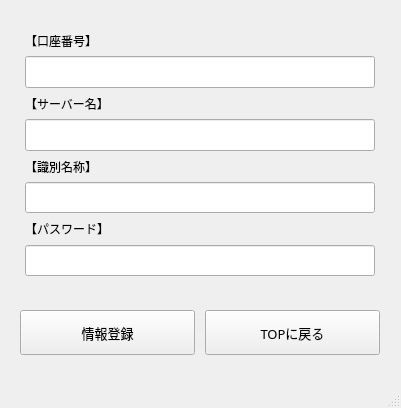
<?xml version="1.0" encoding="UTF-8"?>
<ui version="4.0">
 <class>resi</class>
 <widget class="QMainWindow" name="resi">
  <property name="geometry">
   <rect>
    <x>0</x>
    <y>0</y>
    <width>401</width>
    <height>408</height>
   </rect>
  </property>
  <property name="windowTitle">
   <string>口座情報登録</string>
  </property>
  <widget class="QWidget" name="centralwidget">
   <property name="sizePolicy">
    <sizepolicy hsizetype="MinimumExpanding" vsizetype="MinimumExpanding">
     <horstretch>0</horstretch>
     <verstretch>0</verstretch>
    </sizepolicy>
   </property>
   <property name="layoutDirection">
    <enum>Qt::LeftToRight</enum>
   </property>
   <widget class="QWidget" name="">
    <property name="geometry">
     <rect>
      <x>10</x>
      <y>10</y>
      <width>380</width>
      <height>281</height>
     </rect>
    </property>
    <layout class="QVBoxLayout" name="verticalLayout">
     <property name="spacing">
      <number>0</number>
     </property>
     <property name="sizeConstraint">
      <enum>QLayout::SetDefaultConstraint</enum>
     </property>
     <property name="leftMargin">
      <number>15</number>
     </property>
     <property name="topMargin">
      <number>15</number>
     </property>
     <property name="rightMargin">
      <number>15</number>
     </property>
     <property name="bottomMargin">
      <number>15</number>
     </property>
     <item>
      <widget class="QLabel" name="label">
       <property name="sizePolicy">
        <sizepolicy hsizetype="Expanding" vsizetype="Expanding">
         <horstretch>0</horstretch>
         <verstretch>0</verstretch>
        </sizepolicy>
       </property>
       <property name="text">
        <string>【口座番号】</string>
       </property>
      </widget>
     </item>
     <item>
      <widget class="QLineEdit" name="lineEdit">
       <property name="sizePolicy">
        <sizepolicy hsizetype="Expanding" vsizetype="Expanding">
         <horstretch>0</horstretch>
         <verstretch>0</verstretch>
        </sizepolicy>
       </property>
      </widget>
     </item>
     <item>
      <widget class="QLabel" name="label_3">
       <property name="sizePolicy">
        <sizepolicy hsizetype="Preferred" vsizetype="Expanding">
         <horstretch>0</horstretch>
         <verstretch>0</verstretch>
        </sizepolicy>
       </property>
       <property name="text">
        <string>【サーバー名】</string>
       </property>
      </widget>
     </item>
     <item>
      <widget class="QLineEdit" name="lineEdit_2">
       <property name="sizePolicy">
        <sizepolicy hsizetype="Expanding" vsizetype="Expanding">
         <horstretch>0</horstretch>
         <verstretch>0</verstretch>
        </sizepolicy>
       </property>
      </widget>
     </item>
     <item>
      <widget class="QLabel" name="label_4">
       <property name="sizePolicy">
        <sizepolicy hsizetype="Preferred" vsizetype="Expanding">
         <horstretch>0</horstretch>
         <verstretch>0</verstretch>
        </sizepolicy>
       </property>
       <property name="text">
        <string>【識別名称】</string>
       </property>
      </widget>
     </item>
     <item>
      <widget class="QLineEdit" name="lineEdit_4">
       <property name="sizePolicy">
        <sizepolicy hsizetype="Expanding" vsizetype="Expanding">
         <horstretch>0</horstretch>
         <verstretch>0</verstretch>
        </sizepolicy>
       </property>
      </widget>
     </item>
     <item>
      <widget class="QLabel" name="label_2">
       <property name="sizePolicy">
        <sizepolicy hsizetype="Preferred" vsizetype="Expanding">
         <horstretch>0</horstretch>
         <verstretch>0</verstretch>
        </sizepolicy>
       </property>
       <property name="text">
        <string>【パスワード】</string>
       </property>
      </widget>
     </item>
     <item>
      <widget class="QLineEdit" name="lineEdit_3">
       <property name="sizePolicy">
        <sizepolicy hsizetype="Expanding" vsizetype="Expanding">
         <horstretch>0</horstretch>
         <verstretch>0</verstretch>
        </sizepolicy>
       </property>
      </widget>
     </item>
    </layout>
   </widget>
   <widget class="QWidget" name="">
    <property name="geometry">
     <rect>
      <x>15</x>
      <y>305</y>
      <width>370</width>
      <height>55</height>
     </rect>
    </property>
    <layout class="QHBoxLayout" name="horizontalLayout">
     <property name="spacing">
      <number>10</number>
     </property>
     <property name="leftMargin">
      <number>5</number>
     </property>
     <property name="topMargin">
      <number>5</number>
     </property>
     <property name="rightMargin">
      <number>5</number>
     </property>
     <property name="bottomMargin">
      <number>5</number>
     </property>
     <item>
      <widget class="QPushButton" name="pushButton_2">
       <property name="sizePolicy">
        <sizepolicy hsizetype="Expanding" vsizetype="Expanding">
         <horstretch>0</horstretch>
         <verstretch>0</verstretch>
        </sizepolicy>
       </property>
       <property name="font">
        <font>
         <family>游明朝 Light</family>
         <pointsize>10</pointsize>
        </font>
       </property>
       <property name="text">
        <string>情報登録</string>
       </property>
      </widget>
     </item>
     <item>
      <widget class="QPushButton" name="pushButton">
       <property name="sizePolicy">
        <sizepolicy hsizetype="Expanding" vsizetype="Expanding">
         <horstretch>0</horstretch>
         <verstretch>0</verstretch>
        </sizepolicy>
       </property>
       <property name="font">
        <font>
         <family>游明朝 Light</family>
         <pointsize>10</pointsize>
        </font>
       </property>
       <property name="text">
        <string>TOPに戻る</string>
       </property>
      </widget>
     </item>
    </layout>
   </widget>
  </widget>
  <widget class="QMenuBar" name="menubar">
   <property name="geometry">
    <rect>
     <x>0</x>
     <y>0</y>
     <width>401</width>
     <height>22</height>
    </rect>
   </property>
  </widget>
  <widget class="QStatusBar" name="statusbar"/>
 </widget>
 <resources/>
 <connections/>
</ui>
